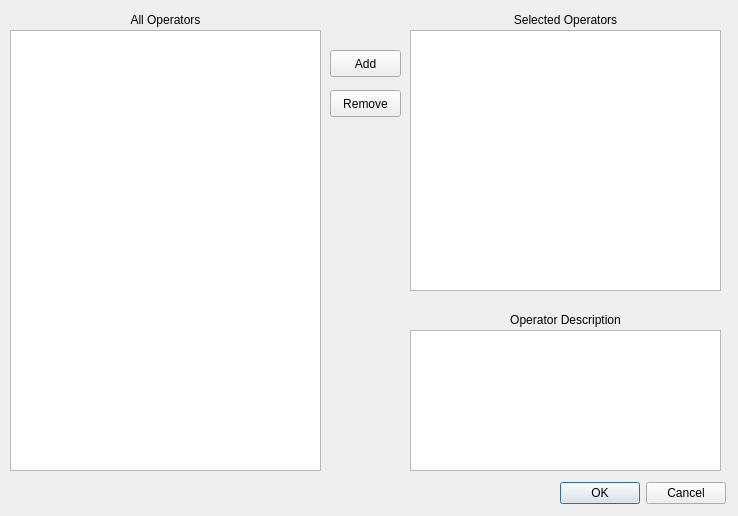
<?xml version="1.0" encoding="UTF-8"?>
<ui version="4.0">
 <class>SelectOperators</class>
 <widget class="QDialog" name="SelectOperators">
  <property name="geometry">
   <rect>
    <x>0</x>
    <y>0</y>
    <width>738</width>
    <height>516</height>
   </rect>
  </property>
  <property name="windowTitle">
   <string>Operator Selection</string>
  </property>
  <widget class="QListWidget" name="listWidget_AllOperators">
   <property name="geometry">
    <rect>
     <x>10</x>
     <y>30</y>
     <width>311</width>
     <height>441</height>
    </rect>
   </property>
  </widget>
  <widget class="QListWidget" name="listWidget_SelectedOperators">
   <property name="geometry">
    <rect>
     <x>410</x>
     <y>30</y>
     <width>311</width>
     <height>261</height>
    </rect>
   </property>
  </widget>
  <widget class="QTextBrowser" name="textBrowser_OperatorDescription">
   <property name="geometry">
    <rect>
     <x>410</x>
     <y>330</y>
     <width>311</width>
     <height>141</height>
    </rect>
   </property>
  </widget>
  <widget class="QLabel" name="label">
   <property name="geometry">
    <rect>
     <x>10</x>
     <y>10</y>
     <width>311</width>
     <height>20</height>
    </rect>
   </property>
   <property name="text">
    <string>All Operators</string>
   </property>
   <property name="alignment">
    <set>Qt::AlignCenter</set>
   </property>
  </widget>
  <widget class="QLabel" name="label_2">
   <property name="geometry">
    <rect>
     <x>410</x>
     <y>10</y>
     <width>311</width>
     <height>20</height>
    </rect>
   </property>
   <property name="text">
    <string>Selected Operators</string>
   </property>
   <property name="alignment">
    <set>Qt::AlignCenter</set>
   </property>
  </widget>
  <widget class="QLabel" name="label_3">
   <property name="geometry">
    <rect>
     <x>410</x>
     <y>310</y>
     <width>311</width>
     <height>20</height>
    </rect>
   </property>
   <property name="text">
    <string>Operator Description</string>
   </property>
   <property name="alignment">
    <set>Qt::AlignCenter</set>
   </property>
  </widget>
  <widget class="QPushButton" name="pushButton_Add">
   <property name="geometry">
    <rect>
     <x>330</x>
     <y>50</y>
     <width>71</width>
     <height>27</height>
    </rect>
   </property>
   <property name="text">
    <string>Add</string>
   </property>
  </widget>
  <widget class="QPushButton" name="pushButton_Remove">
   <property name="geometry">
    <rect>
     <x>330</x>
     <y>90</y>
     <width>71</width>
     <height>27</height>
    </rect>
   </property>
   <property name="text">
    <string>Remove</string>
   </property>
  </widget>
  <widget class="QDialogButtonBox" name="buttonBox">
   <property name="geometry">
    <rect>
     <x>550</x>
     <y>480</y>
     <width>176</width>
     <height>27</height>
    </rect>
   </property>
   <property name="standardButtons">
    <set>QDialogButtonBox::Cancel|QDialogButtonBox::Ok</set>
   </property>
  </widget>
 </widget>
 <resources/>
 <connections>
  <connection>
   <sender>buttonBox</sender>
   <signal>accepted()</signal>
   <receiver>SelectOperators</receiver>
   <slot>accept()</slot>
   <hints>
    <hint type="sourcelabel">
     <x>667</x>
     <y>497</y>
    </hint>
    <hint type="destinationlabel">
     <x>674</x>
     <y>517</y>
    </hint>
   </hints>
  </connection>
  <connection>
   <sender>buttonBox</sender>
   <signal>rejected()</signal>
   <receiver>SelectOperators</receiver>
   <slot>reject()</slot>
   <hints>
    <hint type="sourcelabel">
     <x>595</x>
     <y>496</y>
    </hint>
    <hint type="destinationlabel">
     <x>596</x>
     <y>525</y>
    </hint>
   </hints>
  </connection>
 </connections>
</ui>
